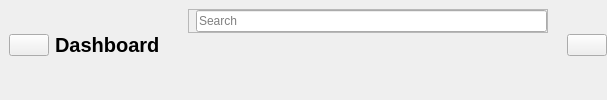
        <widget class="QWidget" name="headerFrame" native="true">
         <layout class="QHBoxLayout" name="horizontalLayout_2">
          <property name="spacing">
           <number>10</number>
          </property>
          <property name="leftMargin">
           <number>0</number>
          </property>
          <property name="topMargin">
           <number>0</number>
          </property>
          <property name="rightMargin">
           <number>0</number>
          </property>
          <property name="bottomMargin">
           <number>10</number>
          </property>
          <item alignment="Qt::AlignRight">
           <widget class="QWidget" name="widget" native="true">
            <layout class="QHBoxLayout" name="horizontalLayout_3">
             <item>
              <widget class="QPushButton" name="menuBtn">
               <property name="text">
                <string/>
               </property>
               <property name="icon">
                <iconset resource="resource.qrc">
                 <normaloff>:/blueIcon/iconsblue/align-justify.svg</normaloff>:/blueIcon/iconsblue/align-justify.svg</iconset>
               </property>
               <property name="iconSize">
                <size>
                 <width>32</width>
                 <height>32</height>
                </size>
               </property>
              </widget>
             </item>
             <item>
              <widget class="QLabel" name="appHeader">
               <property name="enabled">
                <bool>true</bool>
               </property>
               <property name="font">
                <font>
                 <pointsize>15</pointsize>
                 <weight>75</weight>
                 <bold>true</bold>
                </font>
               </property>
               <property name="text">
                <string>Dashboard</string>
               </property>
              </widget>
             </item>
            </layout>
           </widget>
          </item>
          <item alignment="Qt::AlignHCenter">
           <widget class="QWidget" name="widget_2" native="true">
            <layout class="QHBoxLayout" name="horizontalLayout_4">
             <item alignment="Qt::AlignTop">
              <widget class="QFrame" name="searchFrame">
               <property name="minimumSize">
                <size>
                 <width>360</width>
                 <height>0</height>
                </size>
               </property>
               <property name="frameShape">
                <enum>QFrame::StyledPanel</enum>
               </property>
               <property name="frameShadow">
                <enum>QFrame::Raised</enum>
               </property>
               <layout class="QHBoxLayout" name="horizontalLayout_5">
                <property name="spacing">
                 <number>0</number>
                </property>
                <property name="leftMargin">
                 <number>0</number>
                </property>
                <property name="topMargin">
                 <number>0</number>
                </property>
                <property name="rightMargin">
                 <number>0</number>
                </property>
                <property name="bottomMargin">
                 <number>0</number>
                </property>
                <item>
                 <widget class="QLabel" name="label_2">
                  <property name="maximumSize">
                   <size>
                    <width>47</width>
                    <height>40</height>
                   </size>
                  </property>
                  <property name="text">
                   <string/>
                  </property>
                  <property name="pixmap">
                   <pixmap resource="resource.qrc">:/blueIcon/iconsblue/search.svg</pixmap>
                  </property>
                 </widget>
                </item>
                <item>
                 <widget class="QLineEdit" name="lineEdit">
                  <property name="placeholderText">
                   <string>Search</string>
                  </property>
                 </widget>
                </item>
               </layout>
              </widget>
             </item>
            </layout>
           </widget>
          </item>
          <item alignment="Qt::AlignRight">
           <widget class="QWidget" name="widget_3" native="true">
            <layout class="QHBoxLayout" name="horizontalLayout_6">
             <property name="spacing">
              <number>0</number>
             </property>
             <property name="leftMargin">
              <number>0</number>
             </property>
             <property name="topMargin">
              <number>0</number>
             </property>
             <property name="rightMargin">
              <number>0</number>
             </property>
             <property name="bottomMargin">
              <number>0</number>
             </property>
             <item>
              <widget class="QPushButton" name="accountBtn">
               <property name="text">
                <string/>
               </property>
               <property name="icon">
                <iconset resource="resource.qrc">
                 <normaloff>:/blueIcon/iconsblue/user.svg</normaloff>:/blueIcon/iconsblue/user.svg</iconset>
               </property>
               <property name="iconSize">
                <size>
                 <width>40</width>
                 <height>40</height>
                </size>
               </property>
              </widget>
             </item>
            </layout>
           </widget>
          </item>
         </layout>
        </widget>
